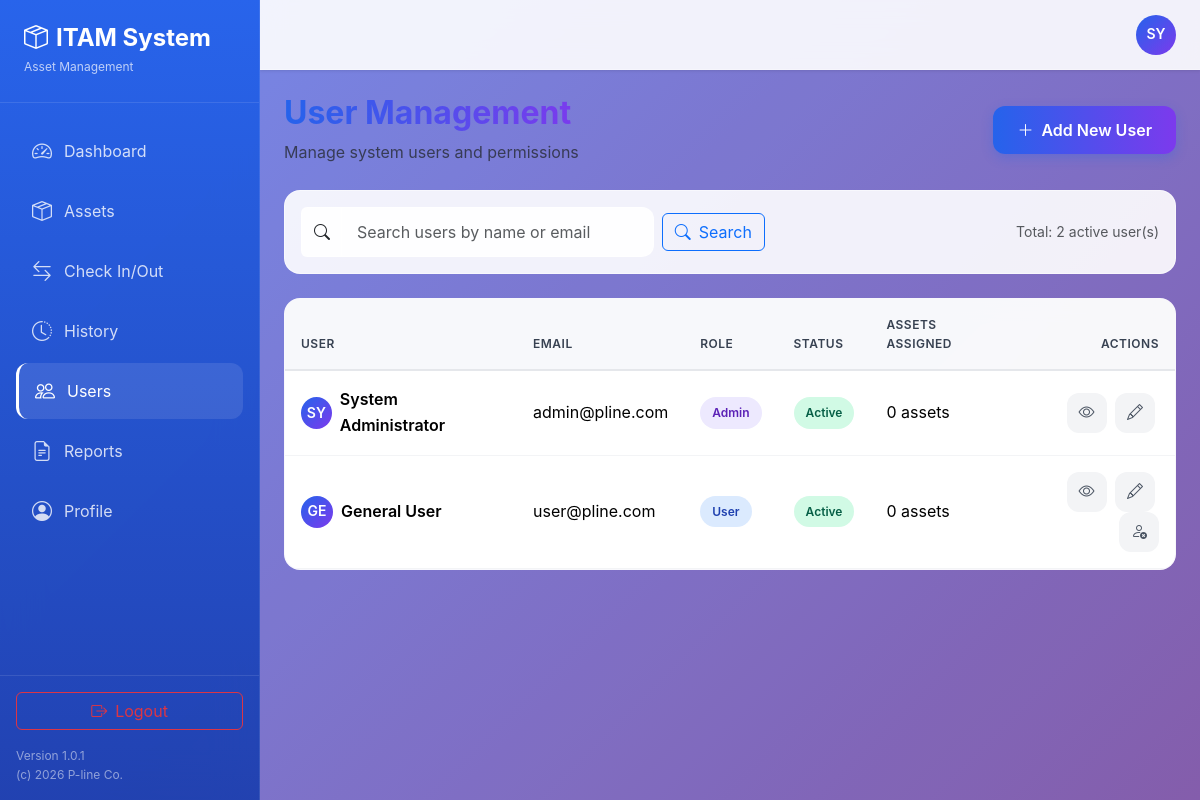
The app's page /views/admin/users.php (signed in) with its own data.
### tables this page shows
CREATE TABLE `users` (
  `user_id` int(11) NOT NULL,
  `name` varchar(100) NOT NULL,
  `email` varchar(150) NOT NULL,
  `password` varchar(255) NOT NULL COMMENT 'Hashed with bcrypt',
  `role` enum('Admin','User') NOT NULL DEFAULT 'User',
  `is_active` tinyint(1) DEFAULT 1,
  `created_at` timestamp NOT NULL DEFAULT current_timestamp(),
  `updated_at` timestamp NOT NULL DEFAULT current_timestamp() ON UPDATE current_timestamp()
);

### config/config.php (called while the page is built, shortened)
<?php
function e($string) {
    return htmlspecialchars($string, ENT_QUOTES, 'UTF-8');
}
function currentLang() {
    return $_SESSION['lang'] ?? DEFAULT_LANG;
}
function t($key) {
    $lang = currentLang();
    return $translations[$lang][$key]
        ?? $translations[LANG_EN][$key]
        ?? $key;
}
function isLoggedIn() {
    return isset($_SESSION['user_id']) && $_SESSION['user_id'] > 0;
}
function isAdmin() {
    return isLoggedIn() && $_SESSION['user_role'] === ROLE_ADMIN;
}
?>

### controllers/UserController.php (called while the page is built, shortened)
<?php
require_once __DIR__ . '/../models/User.php';
require_once __DIR__ . '/../models/Asset.php';
class UserController {
    private $userModel;
    public function __construct() {
        $this->userModel = new User();
    }
    public function getUsers($search = null) {
        $search = trim((string)$search);
        return $this->userModel->getActiveUsers();
    }
}
?>

### config/database.php (called while the page is built, shortened)
<?php
class Database {
    private static $instance = null;
    private $pdo;
    private function __construct() {
        try {
            $dsn = "mysql:host=" . DB_HOST . ";dbname=" . DB_NAME . ";charset=" . DB_CHARSET;
            $options = [
                PDO::ATTR_ERRMODE => PDO::ERRMODE_EXCEPTION,
                PDO::ATTR_DEFAULT_FETCH_MODE => PDO::FETCH_ASSOC,
                PDO::ATTR_EMULATE_PREPARES => false,
            ];
            $this->pdo = new PDO($dsn, DB_USER, DB_PASS, $options);
        } catch (PDOException $e) {
            error_log("Database Connection Error: " . $e->getMessage());
            die("Database connection failed. Please check your configuration.");
        }
    }
    public static function getInstance() {
        if (self::$instance === null) {
            self::$instance = new self();
        }
        return self::$instance;
    }
    public function getConnection() {
        return $this->pdo;
    }
}
?>

### models/Model.php (called while the page is built, shortened)
<?php
require_once __DIR__ . '/../config/database.php';
abstract class Model {
    protected $db;
    protected $table;
    public function __construct() {
        $this->db = Database::getInstance()->getConnection();
    }
    public function findBy($column, $value) {
        $sql = "SELECT * FROM {$this->table} WHERE {$column} = ?";
        $stmt = $this->db->prepare($sql);
        $stmt->execute([$value]);
        return $stmt->fetchAll();
    }
}
?>

### models/User.php (called while the page is built, shortened)
<?php
require_once __DIR__ . '/Model.php';
class User extends Model {
    public function getActiveUsers() {
        return $this->findBy('is_active', 1);
    }
}
?>

### models/Asset.php (called while the page is built, shortened)
<?php
require_once __DIR__ . '/Model.php';
class Asset extends Model {
    protected $table = 'assets';
    public function getByUser($userId) {
        $sql = "SELECT * FROM {$this->table} WHERE assigned_to = ? ORDER BY assigned_date DESC";
        $stmt = $this->db->prepare($sql);
        $stmt->execute([$userId]);
        return $stmt->fetchAll();
    }
}
?>

### views/admin/users.php (the view, shortened to what this page needs)
<?php
require_once __DIR__ . '/../../config/config.php';
require_once __DIR__ . '/../../controllers/UserController.php';
$userController = new UserController();
$search = trim((string)($_GET['search'] ?? ''));
$users = $userController->getUsers($search);
include __DIR__ . '/../layouts/header.php';
include __DIR__ . '/../layouts/sidebar.php';
?>
<div class="main-content">
    <header class="top-header">
        <div class="d-flex align-items-center gap-3 ms-auto">
            <div class="user-avatar"><?php echo strtoupper(substr($_SESSION['user_name'], 0, 2)); ?></div>
        </div>
    </header>
    <div class="fade-in">
        <div class="d-flex justify-content-between align-items-center mb-4">
            <div>
                <h1 class="page-title">User Management</h1>
                <p class="text-muted mb-0">Manage system users and permissions</p>
            </div>
            <button class="btn btn-primary-gradient" data-bs-toggle="modal" data-bs-target="#userModal" onclick="resetUserForm()">
                <i class="bi bi-plus-lg me-2"></i>Add New User
            </button>
        </div>
        <div class="search-bar">
            <form method="GET" action="" class="row g-2 align-items-center">
                <div class="col-12 col-md-6 col-lg-5">
                    <div class="input-group">
                        <span class="input-group-text" style="background: rgba(255, 255, 255, 0.9); border: 1px solid rgba(255, 255, 255, 0.5); border-right: none;">
                            <i class="bi bi-search"></i>
                        </span>
                        <input type="text" name="search" class="form-control form-control-glass" placeholder="Search users by name or email" value="<?php echo e($search); ?>" style="border-left: none;">
                    </div>
                </div>
                <div class="col-12 col-md-auto">
                    <button type="submit" class="btn btn-outline-primary">
                        <i class="bi bi-search me-2"></i>Search
                    </button>
                </div>
                <?php if ($search !== ''): ?>
                    <div class="col-12 col-md-auto">
                        <a class="btn btn-outline-secondary" href="/views/admin/users.php">
                            <i class="bi bi-x-circle me-2"></i>Clear
                        </a>
                    </div>
                    <div class="col-12 col-md-auto ms-md-auto text-muted small">
                        Showing <?php echo count($users); ?> result(s) for "<?php echo e($search); ?>"
                    </div>
                <?php else: ?>
                    <div class="col-12 col-md-auto ms-md-auto text-muted small">
                        Total: <?php echo count($users); ?> active user(s)
                    </div>
                <?php endif; ?>
            </form>
        </div>
        <div class="table-glass">
            <table class="table table-hover mb-0">
                <thead>
                    <tr>
                        <th>User</th>
                        <th>Email</th>
                        <th>Role</th>
                        <th>Status</th>
                        <th>Assets Assigned</th>
                        <th class="text-end">Actions</th>
                    </tr>
                </thead>
                <tbody>
                    <?php if (empty($users)): ?>
                        <tr>
                            <td colspan="6" class="text-center py-4 text-muted">No users found</td>
                        </tr>
                    <?php else: ?>
                        <?php
                        require_once __DIR__ . '/../../models/Asset.php';
                        $assetModel = new Asset();
                        foreach ($users as $user):
                            $assetCount = count($assetModel->getByUser($user['user_id']));
                        ?>
                            <tr>
                                <td>
                                    <div class="d-flex align-items-center gap-2">
                                        <div class="user-avatar" style="width: 32px; height: 32px; font-size: 14px;">
                                            <?php echo strtoupper(substr($user['name'], 0, 2)); ?>
                                        </div>
                                        <div class="fw-semibold"><?php echo e($user['name']); ?></div>
                                    </div>
                                </td>
                                <td><?php echo e($user['email']); ?></td>
                                <td>
                                    <span class="badge-custom badge-<?php echo $user['role'] === 'Admin' ? 'admin' : 'category'; ?>">
                                        <?php echo e($user['role']); ?>
                                    </span>
                                </td>
                                <td><span class="badge-custom badge-available">Active</span></td>
                                <td><?php echo $assetCount; ?> assets</td>
                                <td class="text-end">
                                    <button class="btn-icon me-1" onclick="viewUserAssets(<?php echo $user['user_id']; ?>)" title="View Assets">
                                        <i class="bi bi-eye"></i>
                                    </button>
                                    <button class="btn-icon me-1" onclick="editUser(<?php echo htmlspecialchars(json_encode($user)); ?>)" title="Edit">
                                        <i class="bi bi-pencil"></i>
                                    </button>
                                    <?php if ($user['user_id'] !== $_SESSION['user_id']): ?>
                                        <a href="?deactivate=<?php echo $user['user_id']; ?><?php echo $search !== '' ? '&search=' . urlencode($search) : ''; ?>" class="btn-icon btn-icon-danger" onclick="return confirmDelete('Are you sure you want to deactivate this user?')" title="Deactivate">
                                            <i class="bi bi-person-x"></i>
                                        </a>
                                    <?php endif; ?>
                                </td>
                            </tr>
                        <?php endforeach; ?>
                    <?php endif; ?>
                </tbody>
            </table>
        </div>
    </div>
</div>
<?php include __DIR__ . '/../layouts/footer.php'; ?>

### views/layouts/header.php (shortened to what this page needs)
<?php
require_once __DIR__ . '/../../config/config.php';
$styleFile = __DIR__ . '/../../public/assets/css/style.css';
$styleVersion = file_exists($styleFile) ? (string)filemtime($styleFile) : APP_VERSION;
?>
<!DOCTYPE html>
<html lang="<?php echo e(currentLang()); ?>">
<head>
    <link href="https://cdn.jsdelivr.net/npm/bootstrap@5.3.8/dist/css/bootstrap.min.css" rel="stylesheet">
    <link rel="stylesheet" href="https://cdn.jsdelivr.net/npm/bootstrap-icons@1.11.3/font/bootstrap-icons.min.css">
    <link rel="stylesheet" href="/public/assets/css/style.css?v=<?php echo e($styleVersion); ?>">
</head>
<body>

### views/layouts/sidebar.php (shortened to what this page needs)
<?php
$currentPage = basename($_SERVER['PHP_SELF'], '.php');
$isAdmin = isAdmin();
?>
<aside class="sidebar" id="sidebar">
    <div class="sidebar-brand">
        <h4><i class="bi bi-box-seam me-2"></i>ITAM System</h4>
        <small><?php echo e(t('app.asset_management')); ?></small>
    </div>
    <nav>
        <ul class="sidebar-nav">
            <li class="sidebar-item">
                <a href="/views/<?php echo $isAdmin ? 'admin' : 'user'; ?>/dashboard.php" class="sidebar-link <?php echo $currentPage === 'dashboard' ? 'active' : ''; ?>">
                    <i class="bi bi-speedometer2"></i>
                    <span><?php echo e(t('nav.dashboard')); ?></span>
                </a>
            </li>
            <?php if ($isAdmin): ?>
            <li class="sidebar-item">
                <a href="/views/admin/assets.php" class="sidebar-link <?php echo $currentPage === 'assets' ? 'active' : ''; ?>">
                    <i class="bi bi-box-seam"></i>
                    <span><?php echo e(t('nav.assets')); ?></span>
                </a>
            </li>
            <li class="sidebar-item">
                <a href="/views/admin/checkout.php" class="sidebar-link <?php echo $currentPage === 'checkout' ? 'active' : ''; ?>">
                    <i class="bi bi-arrow-left-right"></i>
                    <span><?php echo e(t('nav.check_in_out')); ?></span>
                </a>
            </li>
            <li class="sidebar-item">
                <a href="/views/admin/history.php" class="sidebar-link <?php echo $currentPage === 'history' ? 'active' : ''; ?>">
                    <i class="bi bi-clock-history"></i>
                    <span><?php echo e(t('nav.history')); ?></span>
                </a>
            </li>
            <li class="sidebar-item">
                <a href="/views/admin/users.php" class="sidebar-link <?php echo $currentPage === 'users' ? 'active' : ''; ?>">
                    <i class="bi bi-people"></i>
                    <span><?php echo e(t('nav.users')); ?></span>
                </a>
            </li>
            <?php endif; ?>
            <?php if ($isAdmin): ?>
                <li class="sidebar-item">
                    <a href="/views/admin/reports.php" class="sidebar-link <?php echo $currentPage === 'reports' ? 'active' : ''; ?>">
                        <i class="bi bi-file-earmark-text"></i>
                        <span><?php echo e(t('nav.reports')); ?></span>
                    </a>
                </li>
                <li class="sidebar-item">
                    <a href="/views/admin/profile.php" class="sidebar-link <?php echo $currentPage === 'profile' ? 'active' : ''; ?>">
                        <i class="bi bi-person-circle"></i>
                        <span><?php echo e(t('nav.profile')); ?></span>
                    </a>
                </li>
            <?php endif; ?>
        </ul>
    </nav>
    <div class="sidebar-footer">
        <div class="mb-3">
            <a href="/views/auth/logout.php" class="btn btn-outline-danger w-100">
                <i class="bi bi-box-arrow-right me-2"></i><?php echo e(t('nav.logout')); ?>
            </a>
        </div>
        Version 1.0.1<br>
        (c) 2026 P-line Co.
    </div>
</aside>

### views/layouts/footer.php (shortened to what this page needs)
</body>
</html>

### records on screen
users: name "SY", name "System Administrator", email "admin@pline.com", role "Admin", assetCount "0"
users: name "GE", name "General User", email "user@pline.com", role "User", assetCount "0"

### other values on screen
t('app.asset_management') "Asset Management"
t('nav.dashboard') "Dashboard"
t('nav.assets') "Assets"
t('nav.check_in_out') "Check In/Out"
t('nav.history') "History"
t('nav.users') "Users"
t('nav.reports') "Reports"
t('nav.profile') "Profile"
t('nav.logout') "Logout"
substr($_SESSION['user_name'], 0, 2) "SY"
count($users) "2"
